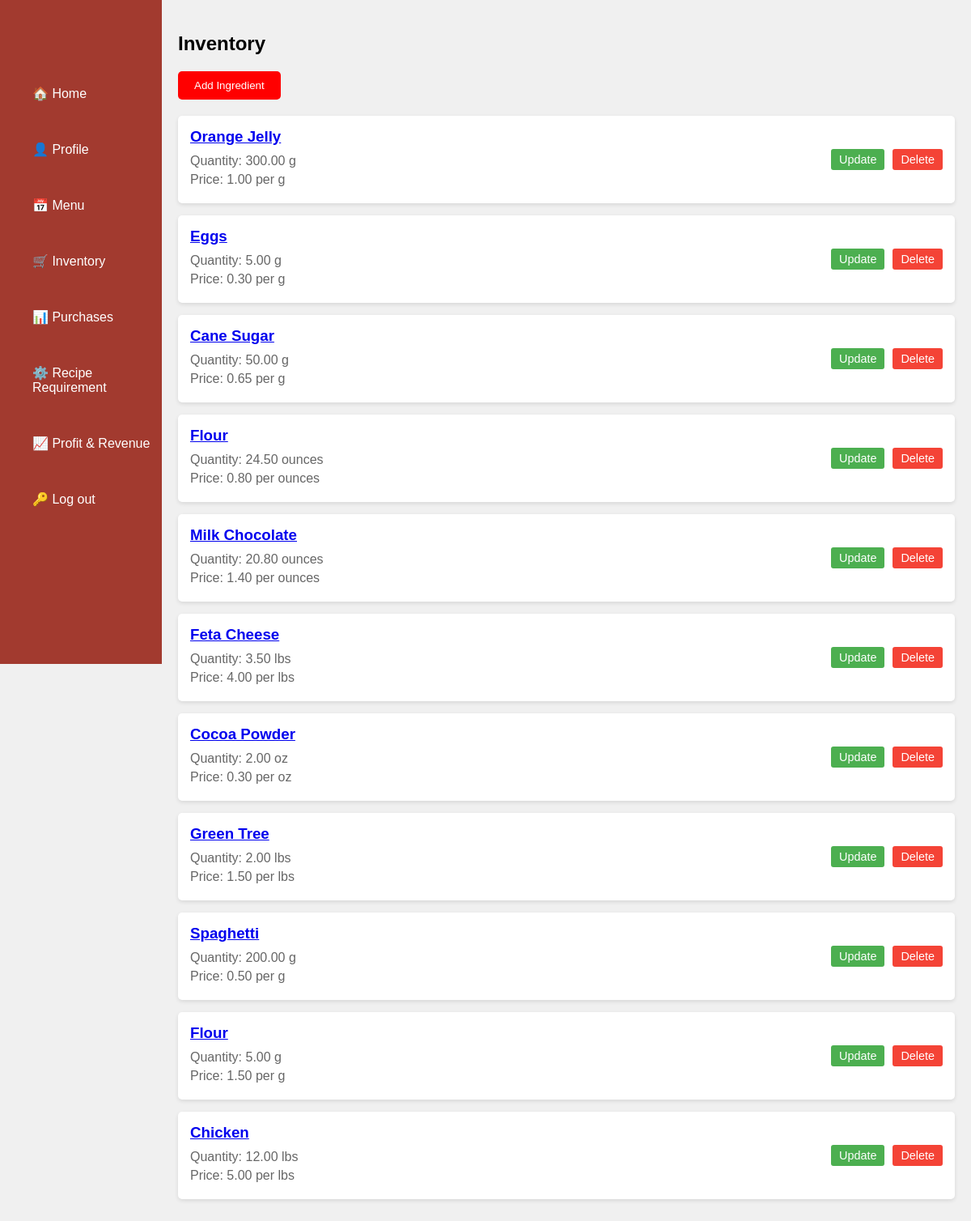
Page /ingredient/List (signed in) on the committed database.
### inventory/models.py (models this page shows, shortened)
class Ingredient(models.Model):
    id = models.AutoField(primary_key=True)
    name = models.CharField(max_length=200)
    quantity = models.DecimalField(max_digits=10, decimal_places=2)
    price_per_unit = models.DecimalField(max_digits=10, decimal_places=2)
    unit = models.CharField(max_length=200, choices=UNIT_CHOICES, default='')

### inventory/views.py (the view)
# urls.py: path('ingredient/List', views.IngredientsList.as_view(), name='ingredientslist'),
class IngredientsList(LoginRequiredMixin,ListView):
    model = Ingredient
    template_name = 'inventory/ingredients-list.html'
    context_object_name = 'ingredients'
    def get_queryset(self):
        return Ingredient.objects.all()

### inventory/templates/inventory/ingredients-list.html (shortened to what this page needs)
{% load static %}
<!DOCTYPE html>
<html lang="en">
<head>
    <link rel="stylesheet" href="{% static 'inventory/ingredients.css' %}">
</head>
<body>
    <div class="container">
        <div class="main-content">
          <nav class="sidebar">
            <div class="sidebar-icon">
              <ul>
                <a href="{% url 'home' %}">🏠 Home</a>
                <a href="{% url 'profile' %}">👤 Profile</a>
                <a href="{% url 'menuitem' %}">📅 Menu</a>
                <a href="{% url 'ingredientslist' %}">🛒 Inventory</a>
                <a href="{% url 'purchase-list' %}">📊 Purchases</a>
                <a href="{% url 'reciperequirement_create' %}">⚙️ Recipe Requirement</a>
                <a href="{% url 'profit_revenue' %}">📈 Profit & Revenue</a>
                <a href="{% url 'logout' %}">🔑 Log out</a>
               </ul>
            </div>
          </nav>
            <main>
              <h2>Inventory</h2>
              <div class="ingredient-input">
                  <button class="add-item-btn"><a href="{% url 'ingredient-create' %}">Add Ingredient</a></button>
              </div>
              <div class="recipe-requirements">
                  <div class="left-column">
                      {% for ingredient in object_list %}
                      <div class="ingredient-card">
                          <div class="ingredient-info">
                              <h3><a href="{% url 'ingredientdetail' ingredient.id %}">{{ ingredient.name | title }}</a></h3>
                              <p>Quantity: {{ ingredient.quantity }} {{ ingredient.unit }}</p>
                              <p>Price: {{ ingredient.price_per_unit }} per {{ ingredient.unit }}</p>
                          </div>
                          <div class="ingredient-actions">
                              <a href="{% url 'ingredientupdate' ingredient.id %}" class="update btn">Update</a>
                              <a href="{% url 'ingredientdelete' ingredient.id %}" class="delete btn">Delete</a>
                          </div>
                      </div>
                      {% endfor %}
                        </div>
                      </div>
                    </div>
                </div>
</body>
</html>

### inventory/static/inventory/ingredients.css (style rules this page uses)
body { font-family: Arial, sans-serif; margin: 0; padding: 0; background-color: #f0f0f0; }
.container { display: flex; flex-direction: column; height: 100vh; }
.main-content { display: flex; flex-grow: 1; }
.sidebar { width: 200px; background-color: #a23a2f; height: 100vh; display: flex; flex-direction: column; padding-top: 20px; color: white; }
.sidebar-icon a { text-decoration: none; color: white; display: flex; flex-direction: column; width: 100%; padding: 10px 0; }
.sidebar-icon a::before { content: attr(data-icon); font-size: 24px; margin-bottom: 30px; text-align: center; }
.sidebar-icon { margin-bottom: 10px; margin-top: 30px; }
main { flex-grow: 1; padding: 20px; }
.recipe-requirements { display: flex; gap: 20px; }
.left-column { flex: 1; }
.ingredient-card { background-color: white; border-radius: 5px; padding: 15px; margin-bottom: 15px; box-shadow: 0 2px 5px rgba(0,0,0,0.1); display: flex; justify-content: space-between; align-items: center; }
.ingredient-info { flex-grow: 1; }
.ingredient-info h3 { margin: 0 0 10px 0; }
.ingredient-info p { margin: 5px 0; color: #666; }
.ingredient-actions { display: flex; gap: 10px; }
.btn { padding: 5px 10px; border-radius: 3px; text-decoration: none; color: white; font-size: 0.9em; }
.update { background-color: #4CAF50; }
.delete { background-color: #f44336; }
.add-item-btn { background-color: #ff0000; color: white; border: none; padding: 10px 20px; border-radius: 5px; cursor: pointer; margin-bottom: 20px; }
.add-item-btn a { color: white; text-decoration: none; }

### rows in the picture
Ingredient: name "Orange Jelly", quantity "300.00", unit "g", price_per_unit "1.00"
Ingredient: name "Eggs", quantity "5.00", unit "g", price_per_unit "0.30"
Ingredient: name "Cane Sugar", quantity "50.00", unit "g", price_per_unit "0.65"
Ingredient: name "Flour", quantity "24.50", unit "ounces", price_per_unit "0.80"
Ingredient: name "Milk Chocolate", quantity "20.80", unit "ounces", price_per_unit "1.40"
Ingredient: name "Feta Cheese", quantity "3.50", unit "lbs", price_per_unit "4.00"
Ingredient: name "Cocoa Powder", quantity "2.00", unit "oz", price_per_unit "0.30"
Ingredient: name "Green Tree", quantity "2.00", unit "lbs", price_per_unit "1.50"
Ingredient: name "Spaghetti", quantity "200.00", unit "g", price_per_unit "0.50"
Ingredient: name "Flour", quantity "5.00", unit "g", price_per_unit "1.50"
Ingredient: name "Chicken", quantity "12.00", unit "lbs", price_per_unit "5.00"
